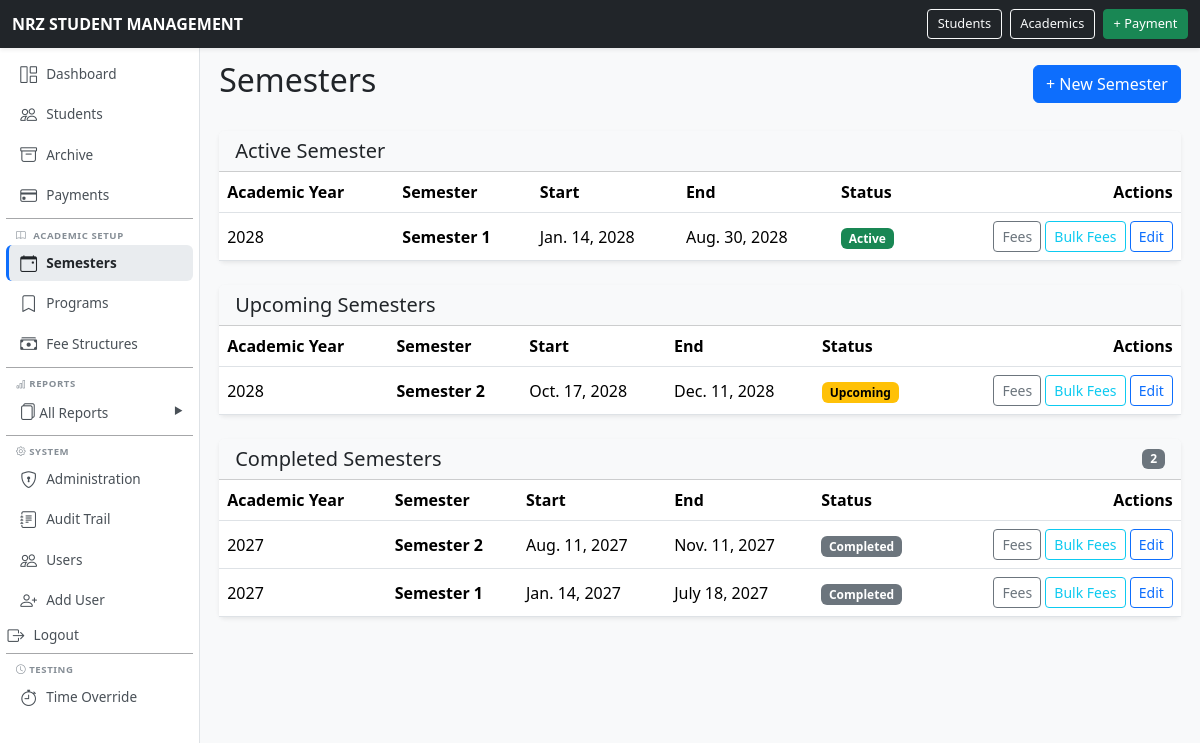
Screenshot of /semesters/ (signed in) with the database file from the repository.
### school/models.py (models this page shows, shortened)
class Semester(models.Model):
    PERIOD_CHOICES = [
        (1, "Semester Period 1"),
        (2, "Semester Period 2"),
    ]
    academic_year = models.ForeignKey(
        AcademicYear,
        on_delete=models.PROTECT,
        related_name="semesters",
    )
    number = models.PositiveSmallIntegerField(
        choices=PERIOD_CHOICES,
    )
    start_date = models.DateField()
    end_date = models.DateField()
    class Meta:
        ordering = ["-academic_year__name", "number"]
        constraints = [
            models.UniqueConstraint(
                fields=["academic_year", "number"],
                name="unique_semester_period_per_year",
            ),
        ]
    @property
    def is_active(self):
        from school.utils.time_utils import get_current_date
        today = get_current_date()
        return self.start_date <= today <= self.end_date
    @property
    def is_upcoming(self):
        from school.utils.time_utils import get_current_date
        return self.start_date > get_current_date()
    @property
    def status(self):
        if self.is_active:
            return "ACTIVE"
        if self.is_upcoming:
            return "UPCOMING"
        return "COMPLETED"

class AcademicYear(models.Model):
    name = models.CharField(
        max_length=20,
        unique=True,
    )
    start_date = models.DateField()
    end_date = models.DateField()
    is_current = models.BooleanField(
        default=False,
    )
    class Meta:
        ordering = ["-name"]
        constraints = [
            models.UniqueConstraint(
                fields=["is_current"],
                condition=Q(is_current=True),
                name="only_one_current_academic_year",
            ),
        ]

### school/views.py (the view)
# urls.py: path("semesters/", views.semester_list, name="semester_list"),
@permission_required("school.view_semester", raise_exception=True)
def semester_list(request):
    from django.core.paginator import Paginator, EmptyPage, PageNotAnInteger
    from .utils.time_utils import get_current_date
    today = get_current_date()
    all_semesters = Semester.objects.select_related('academic_year').order_by('-academic_year__name', 'number')
    active_sems = []
    upcoming_sems = []
    completed_sems = []
    for sem in all_semesters:
        status = sem.status  # uses frozen date via property
        if status == 'ACTIVE':
            active_sems.append(sem)
        elif status == 'UPCOMING':
            upcoming_sems.append(sem)
        else:
            completed_sems.append(sem)
    active_sems.sort(key=lambda s: s.start_date)
    upcoming_sems.sort(key=lambda s: s.start_date)
    completed_sems.sort(key=lambda s: s.start_date, reverse=True)  # most recent first
    paginator = Paginator(completed_sems, 3)
    page = request.GET.get('completed_page', 1)
    try:
        completed_page_obj = paginator.page(page)
    except PageNotAnInteger:
        completed_page_obj = paginator.page(1)
    except EmptyPage:
        completed_page_obj = paginator.page(paginator.num_pages)
    context = {
        'active_semesters': active_sems,
        'upcoming_semesters': upcoming_sems,
        'completed_page_obj': completed_page_obj,
        'today': today,
    }
    return render(request, 'school/semester_list.html', context)

### school/context_processors.py (called while the page is built)
def time_override_enabled(request):
    return {
        'ENABLE_TIME_OVERRIDE': getattr(settings, 'ENABLE_TIME_OVERRIDE', False)
    }

### school/models.py (called while the page is built)
    @classmethod
    def get_frozen_time(cls):
        obj = cls.objects.first()
        return obj.frozen_datetime if obj else None

### school/utils/time_utils.py (called while the page is built)
def get_current_datetime():
    if getattr(settings, 'ENABLE_TIME_OVERRIDE', False):
        from school.models import TimeOverride
        frozen = TimeOverride.get_frozen_time()
        if frozen is not None:
            if timezone.is_naive(frozen):
                frozen = timezone.make_aware(frozen)
            return frozen
    return timezone.now()

def get_current_date():
    return get_current_datetime().date()

### templates/school/semester_list.html (shortened to what this page needs)
{% extends "base.html" %}
{% block content %}
<div class="d-flex justify-content-between align-items-center mb-4">
    <h2>Semesters</h2>
    <a href="{% url 'semester_create' %}" class="btn btn-primary">+ New Semester</a>
</div>
{% if active_semesters %}
<div class="card border-0 shadow-sm mb-4">
    <div class="card-header bg-light">
        <h5 class="mb-0">Active Semester</h5>
    </div>
    <div class="card-body p-0">
        <table class="table table-hover align-middle mb-0">
            <thead>
                <tr>
                    <th>Academic Year</th>
                    <th>Semester</th>
                    <th>Start</th>
                    <th>End</th>
                    <th>Status</th>
                    <th class="text-end">Actions</th>
                </tr>
            </thead>
            <tbody>
                {% for semester in active_semesters %}
                <tr>
                    <td>{{ semester.academic_year.name }}</td>
                    <td class="fw-bold">Semester {{ semester.number }}</td>
                    <td>{{ semester.start_date }}</td>
                    <td>{{ semester.end_date }}</td>
                    <td><span class="badge text-bg-success">Active</span></td>
                    <td class="text-end">
                        <a href="{% url 'fee_structure_list' semester.pk %}" class="btn btn-sm btn-outline-secondary">Fees</a>
                        <a href="{% url 'bulk_fee_configuration' semester.pk %}" class="btn btn-sm btn-outline-info">Bulk Fees</a>
                        <a href="{% url 'semester_edit' semester.pk %}" class="btn btn-sm btn-outline-primary">Edit</a>
                    </td>
                </tr>
                {% endfor %}
            </tbody>
        </table>
    </div>
</div>
{% endif %}
{% if upcoming_semesters %}
<div class="card border-0 shadow-sm mb-4">
    <div class="card-header bg-light">
        <h5 class="mb-0">Upcoming Semesters</h5>
    </div>
    <div class="card-body p-0">
        <table class="table table-hover align-middle mb-0">
            <thead>
                <tr>
                    <th>Academic Year</th>
                    <th>Semester</th>
                    <th>Start</th>
                    <th>End</th>
                    <th>Status</th>
                    <th class="text-end">Actions</th>
                </tr>
            </thead>
            <tbody>
                {% for semester in upcoming_semesters %}
                <tr>
                    <td>{{ semester.academic_year.name }}</td>
                    <td class="fw-bold">Semester {{ semester.number }}</td>
                    <td>{{ semester.start_date }}</td>
                    <td>{{ semester.end_date }}</td>
                    <td><span class="badge text-bg-warning">Upcoming</span></td>
                    <td class="text-end">
                        <a href="{% url 'fee_structure_list' semester.pk %}" class="btn btn-sm btn-outline-secondary">Fees</a>
                        <a href="{% url 'bulk_fee_configuration' semester.pk %}" class="btn btn-sm btn-outline-info">Bulk Fees</a>
                        <a href="{% url 'semester_edit' semester.pk %}" class="btn btn-sm btn-outline-primary">Edit</a>
                    </td>
                </tr>
                {% endfor %}
            </tbody>
        </table>
    </div>
</div>
{% endif %}
<div class="card border-0 shadow-sm">
    <div class="card-header bg-light d-flex justify-content-between align-items-center">
        <h5 class="mb-0">Completed Semesters</h5>
        <span class="badge bg-secondary">{{ completed_page_obj.paginator.count }}</span>
    </div>
    <div class="card-body p-0">
        <table class="table table-hover align-middle mb-0">
            <thead>
                <tr>
                    <th>Academic Year</th>
                    <th>Semester</th>
                    <th>Start</th>
                    <th>End</th>
                    <th>Status</th>
                    <th class="text-end">Actions</th>
                </tr>
            </thead>
            <tbody>
                {% for semester in completed_page_obj %}
                <tr>
                    <td>{{ semester.academic_year.name }}</td>
                    <td class="fw-bold">Semester {{ semester.number }}</td>
                    <td>{{ semester.start_date }}</td>
                    <td>{{ semester.end_date }}</td>
                    <td><span class="badge text-bg-secondary">Completed</span></td>
                    <td class="text-end">
                        <a href="{% url 'fee_structure_list' semester.pk %}" class="btn btn-sm btn-outline-secondary">Fees</a>
                        <a href="{% url 'bulk_fee_configuration' semester.pk %}" class="btn btn-sm btn-outline-info">Bulk Fees</a>
                        <a href="{% url 'semester_edit' semester.pk %}" class="btn btn-sm btn-outline-primary">Edit</a>
                    </td>
                </tr>
                {% empty %}
                <tr>
                    <td colspan="6" class="text-center text-muted">No completed semesters.</td>
                </tr>
                {% endfor %}
            </tbody>
        </table>
    </div>
</div>
{% endblock %}

### templates/base.html (style rules this page uses)
body { margin: 0; padding: 0; background-color: #f8f9fa; }

### rows the page displays
Semester: academic_year.name "2028", number "1", start_date "Jan. 14, 2028", end_date "Aug. 30, 2028"
Semester: academic_year.name "2028", number "2", start_date "Oct. 17, 2028", end_date "Dec. 11, 2028"
Semester: academic_year.name "2027", number "2", start_date "Aug. 11, 2027", end_date "Nov. 11, 2027"
Semester: academic_year.name "2027", number "1", start_date "Jan. 14, 2027", end_date "July 18, 2027"

### other values shown
{{ completed_page_obj.paginator.count }} "2"
